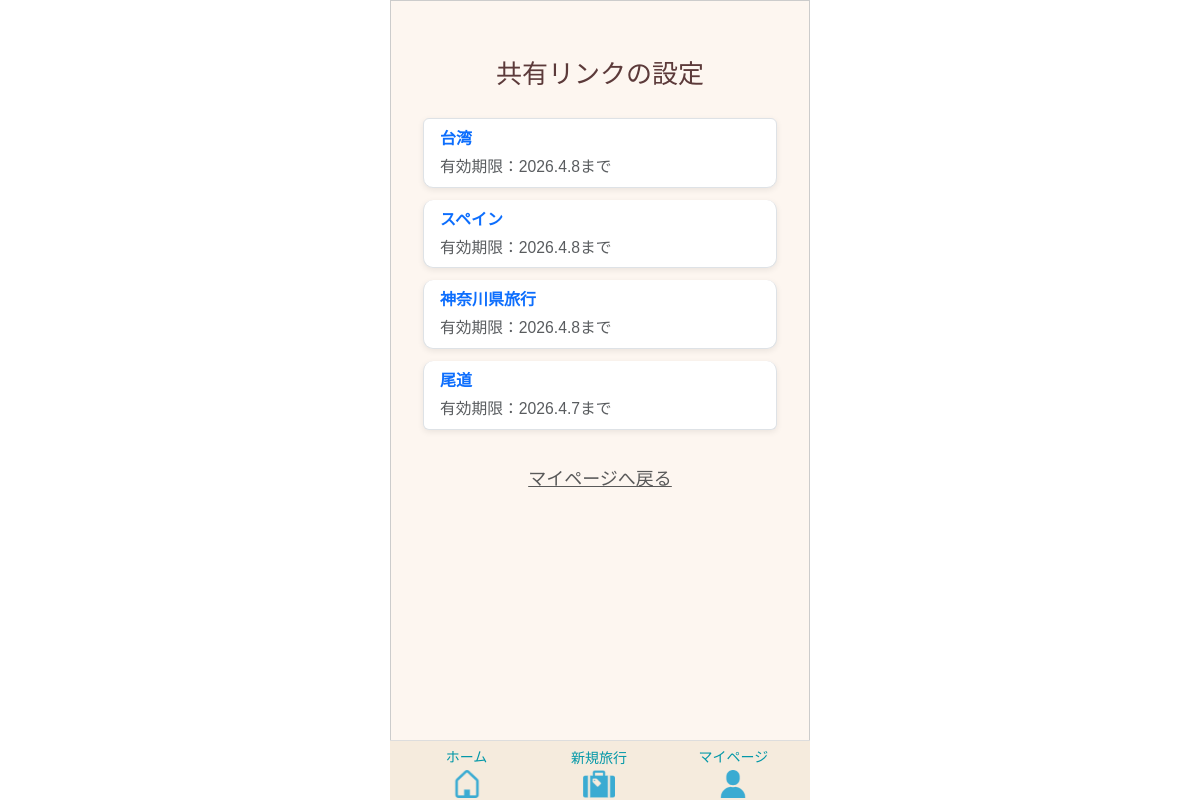
The page /tabipre/share/settings/ (signed in) on the database its author committed.
### app/models/link.py (models this page shows)
class Link(models.Model):
    class PermissionType(models.IntegerChoices):
        READ_ONLY    = 0, _("閲覧のみ")
        EDITABLE     = 1, _("編集可能")
    class ExpirationType(models.IntegerChoices):
        ONE_MONTH = 0, _("1か月間")
        AFTER_TRIP = 1, _("旅行終了日翌日")
        USER_INPUT = 2, _("ユーザー入力")
    template = models.ForeignKey(
        Template,
        on_delete=models.CASCADE,
        verbose_name=_("テンプレートID")
    )
    user = models.ForeignKey(
        settings.AUTH_USER_MODEL,
        on_delete=models.CASCADE,
        verbose_name=_("ユーザーID")
    )
    share_token = models.CharField(
        max_length=12,
        unique=True,
        verbose_name=_("共有トークン")
    )
    permission_type = models.IntegerField(
        choices=PermissionType.choices,
        default=PermissionType.READ_ONLY,
        verbose_name=_("編集権限")
    )
    expiration_type = models.IntegerField(
        choices=ExpirationType.choices,
        default=ExpirationType.ONE_MONTH,
        verbose_name=_("有効期限タイプ")
    )
    expiration_date = models.DateField(
         verbose_name=_("有効期限"),
         )
    created_at = models.DateTimeField(
         auto_now_add=True,
         verbose_name=_("作成日")
         )
    updated_at = models.DateTimeField(
        auto_now=True,
        verbose_name=_("更新日")
        )
    class Meta:
      verbose_name = _("共有リンク")
      verbose_name_plural = _("共有リンク")

### app/models/template.py (models this page shows, shortened)
class Template(models.Model):
    class SourceType(models.IntegerChoices):
        FROM_TRAVEL   = 0, _("旅行情報より作成")
        FROM_TEMPLATE = 1, _("既存テンプレートを反映")
    user = models.ForeignKey(
        settings.AUTH_USER_MODEL,
        on_delete=models.CASCADE,
        verbose_name=_("ユーザーID")
    )
    travel_info = models.ForeignKey(
        Travel_info,
        on_delete=models.CASCADE,
        verbose_name=_("旅行情報ID")
    )
    source_type = models.IntegerField(
        choices=SourceType.choices,
        verbose_name=_("生成タイプ")
    )
    template_source = models.ForeignKey(
        "self",
        null=True,
        blank=True,
        on_delete=models.SET_NULL,
        verbose_name=_("テンプレート参照元"),
        related_name="derived_templates"
    )
    created_at = models.DateTimeField(
         auto_now_add=True,
         verbose_name=_("作成日")
         )
    updated_at = models.DateTimeField(
        auto_now=True,
        verbose_name=_("更新日")
        )
    class Meta:
      verbose_name = _("テンプレート")

### app/models/travel.py (models this page shows, shortened)
class Travel_info(models.Model):
    class LocationType(models.IntegerChoices):
        DOMESTIC = 0, _("国内")
        OVERSEAS = 1, _("海外")
    class StatusType(models.IntegerChoices):
        NOT_DONE  = 0, _("未")
        COMPLETE  = 1, _("完")
        PROCESSED = 2, _("済")
    travel_info_id = models.AutoField(
        primary_key=True,
        verbose_name=_("旅行情報ID")
    )
    user = models.ForeignKey(
        settings.AUTH_USER_MODEL,
        on_delete=models.CASCADE,
        verbose_name=_("ユーザーID")
    )
    travel_title = models.CharField(
        max_length=100,
        verbose_name=_("旅行タイトル")
    )
    start_date = models.DateField(
        verbose_name=_("開始日")
    )
    end_date = models.DateField(
        verbose_name=_("終了日")
    )
    location = models.IntegerField(
        choices=LocationType.choices,
        verbose_name=_("場所"),
    )
    memo = models.CharField(
        max_length=230,
        blank=True,
        verbose_name=_("メモ")
    )
    status = models.IntegerField(
        choices=StatusType.choices,
        default=0,
        verbose_name=_("ステータス")
    )
    transport = models.ManyToManyField(
        "Transport",
        through="Travelmode",
        verbose_name=_("交通手段")
    )
    created_at = models.DateTimeField(
        auto_now_add=True,
        verbose_name=_("作成日")
    )
    updated_at = models.DateTimeField(
       auto_now=True,
        verbose_name=_("更新日")
    )
    class Meta:
        verbose_name = _("旅行情報")
        verbose_name_plural = _("旅行情報")

### app/views/mypage/link.py (the view)
# urls.py: path('tabipre/share/settings/', share_settings, name='share_settings'),
@login_required
def share_settings(request):
    links = Link.objects.filter(user=request.user).order_by('-created_at')
    for link in links:
        if link.expiration_date:
            df = DateFormat(link.expiration_date)
            link.formatted_expiration = df.format('Y.n.j')
        relative_url = reverse("app:share_view", args=[link.share_token])
        link.absolute_url = request.build_absolute_uri(relative_url)
    return render(request, 'mypage/link_list.html', {
        'links': links
    })

### templates/mypage/link_list.html (shortened to what this page needs)
{% extends 'base.html' %}
{% load static %}
{% block extra_css %}
{{ block.super }}
<link rel="stylesheet" href="{% static 'tabipre/css/mypage/list_link.css' %}">
<link rel="stylesheet" href="{% static 'tabipre/css/mypage/mypage.css' %}">
{% endblock %}
{% block content %}
<div class="container mt-4">
    <div class="mb-4 sub-title">共有リンクの設定</div>
    {% if links %}
        <ul class="list-group mb-4">
            {% for link in links %}
                <li class="list-group-item">
                    <a href="#"
                       class="text-decoration-none d-block"
                       data-bs-toggle="modal"
                       data-bs-target="#shareLinkModal"
                       data-link-id="{{ link.id }}"
                       data-token="{{ link.share_token }}"
                       data-url="{{ link.absolute_url }}"
                       data-permission="{{ link.permission_type|add:0 }}"
                       data-expiration="{{ link.formatted_expiration }}"
                       data-title="{{ link.template.travel_info.travel_title }}"
                    >
                        <div class="fw-bold fs-6">
                            {{ link.template.travel_info.travel_title }}
                        </div>
                        <div class="text-muted small mt-1">
                            有効期限：{{ link.formatted_expiration }}まで
                        </div>
                    </a>
                </li>
            {% endfor %}
        </ul>
    {% else %}
        <p class="text-center text-muted mb-4">リンクはまだ登録されていません</p>
    {% endif %}
    <div class="text-center mb-5">
        <a href="{% url 'app:mypage' %}" class="back-link">
            マイページへ戻る
        </a>
    </div>
</div>
{% endblock %}

### static/tabipre/css/base/base.css (style rules this page uses)
.title, .sub-title, .modal-title { text-align: center; color: #5c3a3a; }
.sub-title { font-size: 26px; }
.back-link { color: #595959; }
html { overflow-y: scroll; }
body { font-size: 18px; }

### static/tabipre/css/mypage/list_link.css (style rules this page uses)
.list-group-item { margin-bottom: 12px; border-radius: 10px; box-shadow: 0 2px 6px rgba(0,0,0,0.08); }

### rows shown on the page
Link: template.travel_info.travel_title "台湾", formatted_expiration "2026.4.8"
Link: template.travel_info.travel_title "スペイン", formatted_expiration "2026.4.8"
Link: template.travel_info.travel_title "神奈川県旅行", formatted_expiration "2026.4.8"
Link: template.travel_info.travel_title "尾道", formatted_expiration "2026.4.7"
